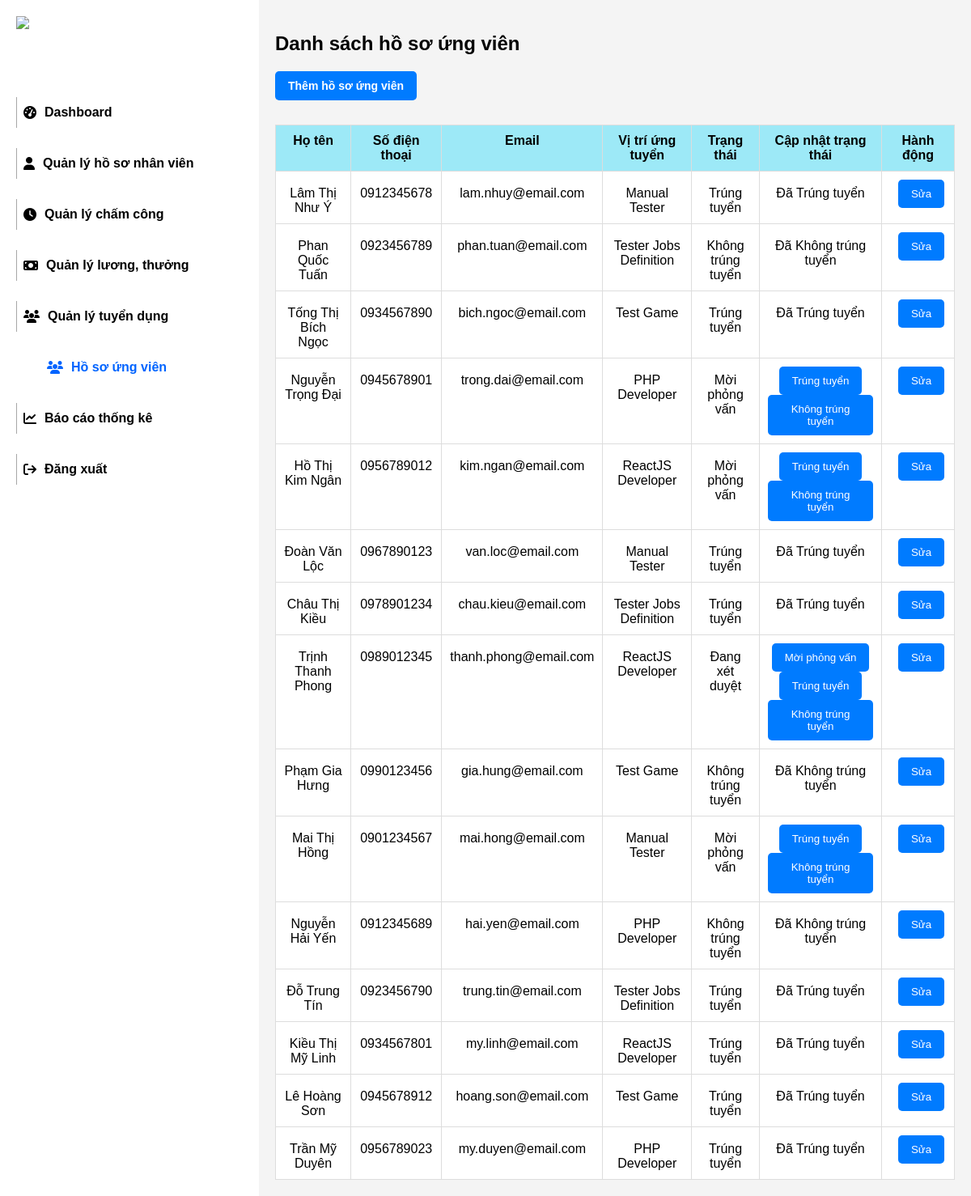
/ds_ungvien.php, run on an earlier commit of the app's database.
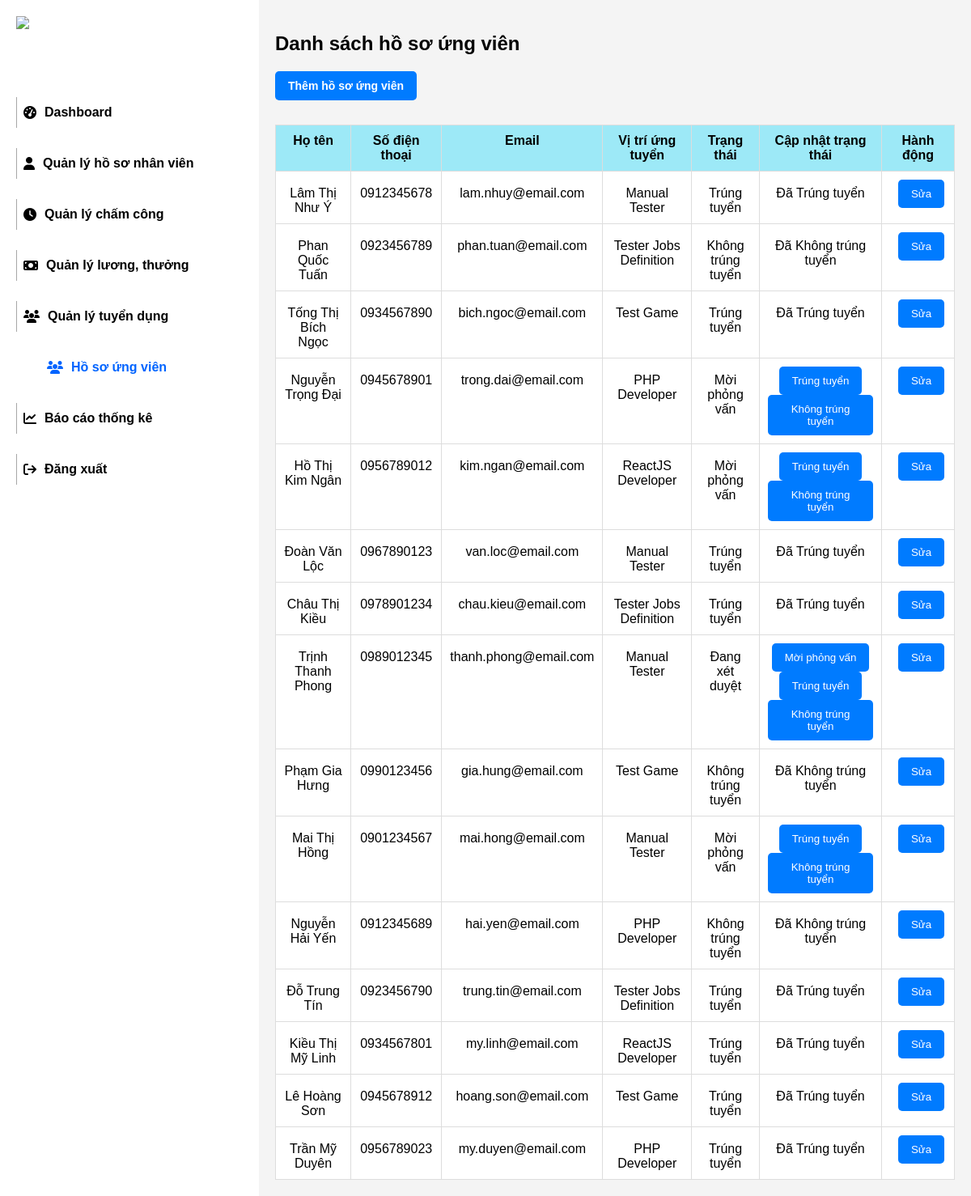
And on a later commit of the database.
### tables this page shows
CREATE TABLE `ung_vien` (
  `id` int(11) NOT NULL,
  `ho_ten` varchar(100) DEFAULT NULL,
  `sdt` varchar(20) DEFAULT NULL,
  `email` varchar(100) DEFAULT NULL,
  `vi_tri_ung_tuyen` varchar(255) DEFAULT NULL,
  `trang_thai` enum('Đang xét duyệt','Mời phỏng vấn','Trúng tuyển','Không trúng tuyển') DEFAULT 'Đang xét duyệt'
);

### ds_ungvien.php (the view, shortened to what this page needs)
<?php
include 'connect.php';
?>
<!DOCTYPE html>
<html lang="en">
<head>
    <link rel="stylesheet" href="assets/font/fontawesome-free-6.7.2-web/fontawesome-free-6.7.2-web/css/all.css">
    <link rel="stylesheet" href="style.css">
</head>
<body>
    <div class="container">
        <aside class="sidebar">
            <div class="logo">
                <img src="assets/img/logo.jpg" alt="Company Logo" width="60" height="60">
            </div>
            <nav>
                <ul>
                    <li><a href="dashboard.php"><label style="font-weight: bold;"><i class="fa-solid fa-gauge-high"></i></i>Dashboard</label></a></li>
                    <li><a href="ql_hsnhanvien.php"><label><i class="fas fa-user"></i>Quản lý hồ sơ nhân viên</label></a></li>
                    <li><a href="ql_chamcong.php"><label><i class="fa-solid fa-clock"></i></i>Quản lý chấm công</label></a></li>
                    <li><a href="ql_luong.php"><label><i class="fa-solid fa-money-bill"></i>Quản lý lương, thưởng</label></a></li>
                    <li><a href="ql_tuyendung.php"><label><i class="fa-solid fa-users"></i></i>Quản lý tuyển dụng</label></a></li>
                    <li style="margin: 16px 0 16px 30px; border: none"><a href="ds_ungvien.php"><label style="color:#0064ff;"><i class="fa-solid fa-users"></i></i>Hồ sơ ứng viên</label></a></li>
                    <li><a href="bc_nhansu.php"><label><i class="fas fa-chart-line"></i>Báo cáo thống kê</label></a></li>
                    <li>
                        <a href="dang_xuat.php" onclick="return confirm('Bạn có chắc chắn muốn đăng xuất?');">
                            <label><i class="fa-solid fa-arrow-right-from-bracket"></i> Đăng xuất</label>
                        </a>
                    </li>
                </ul>
            </nav>
        </aside>
        <section class="content">
            <h2>Danh sách hồ sơ ứng viên</h2>
            <a href="them_ung_vien.php"><button class="btn" style="font-weight: 600; font-size: 14px; margin-bottom: 30px">Thêm hồ sơ ứng viên</button></a>
            <table>
                <thead>
                    <tr>
                        <th>Họ tên</th>
                        <th>Số điện thoại</th>
                        <th>Email</th>
                        <th>Vị trí ứng tuyển</th>
                        <th>Trạng thái</th>
                        <th>Cập nhật trạng thái</th>
                        <th>Hành động</th>
                    </tr>
                </thead>
                <tbody>
                    <?php
                    $sql = "SELECT * FROM ung_vien";
                    $result = mysqli_query($conn, $sql);
                    if (mysqli_num_rows($result) > 0) {
                        while($row = mysqli_fetch_assoc($result)) {
                            echo "<tr>";
                            echo "<td>" . htmlspecialchars($row['ho_ten']) . "</td>";
                            echo "<td>" . htmlspecialchars($row['sdt']) . "</td>";
                            echo "<td>" . htmlspecialchars($row['email']) . "</td>";
                            echo "<td>" . htmlspecialchars($row['vi_tri_ung_tuyen']) . "</td>";
                            echo "<td>" . htmlspecialchars($row['trang_thai']) . "</td>";
                            echo "<td>";
                                switch ($row['trang_thai']) {
                                    case 'Đang xét duyệt':
                                        echo "
                                            <a href='ds_ungvien.php?id=" . $row['id'] . "&trang_thai=Mời phỏng vấn' onclick=\"return confirm('Xác nhận mời phỏng vấn?');\">
                                                <button class='btn'>Mời phỏng vấn</button>
                                            </a>
                                            <a href='ds_ungvien.php?id=" . $row['id'] . "&trang_thai=Trúng tuyển' onclick=\"return confirm('Xác nhận trúng tuyển?');\">
                                                <button class='btn'>Trúng tuyển</button>
                                            </a>
                                            <a href='ds_ungvien.php?id=" . $row['id'] . "&trang_thai=Không trúng tuyển' onclick=\"return confirm('Xác nhận không trúng tuyển?');\">
                                                <button class='btn'>Không trúng tuyển</button>
                                            </a>";
                                        break;
                                    case 'Mời phỏng vấn':
                                        echo "
                                            <a href='ds_ungvien.php?id=" . $row['id'] . "&trang_thai=Trúng tuyển' onclick=\"return confirm('Xác nhận trúng tuyển?');\">
                                                <button class='btn'>Trúng tuyển</button>
                                            </a>
                                            <a href='ds_ungvien.php?id=" . $row['id'] . "&trang_thai=Không trúng tuyển' onclick=\"return confirm('Xác nhận không trúng tuyển?');\">
                                                <button class='btn'>Không trúng tuyển</button>
                                            </a>";
                                        break;
                                    case 'Trúng tuyển':
                                    case 'Không trúng tuyển':
                                        echo "<i>Đã " . htmlspecialchars($row['trang_thai']) . "</i>";
                                        break;
                                }
                                echo "</td>";
                                echo "<td>";
                                echo "
                                        <a href='sua_ung_vien.php?id=" . $row['id'] . "'>
                                            <button class='btn' style='margin-left: 8px;'>Sửa</button>
                                        </a>";
                                echo "</td>";
                        }
                    } else {
                        echo "<tr><td colspan='6'>Chưa có ứng viên nào.</td></tr>";
                    }
                    ?>
                    </tbody>
            </table>
        </section>
    </div>
</body>
</html>

### style.css (style rules this page uses)
html, body, div, span, applet, object, iframe, h1, h2, h3, h4, h5, h6, p, blockquote, pre, a, abbr, acronym, address, big, cite, code, del, dfn, em, img, ins, kbd, q, s, samp, small, strike, strong, sub, sup, tt, var, b, u, i, center, dl, dt, dd, ol, ul, li, fieldset, form, label, legend, table, caption, tbody, tfoot, thead, tr, th, td, article, aside, canvas, details, embed, figure, figcaption, footer, header, hgroup, menu, nav, output, ruby, section, summary, time, mark, audio, video { margin: 0; padding: 0; border: 0; font-size: 100%; font: inherit; vertical-align: baseline; }
html { scroll-behavior: smooth; }
body { margin: 0; font-family: Arial, sans-serif; background-color: #f4f4f4; }
.container { display: flex; }
h2 { display: block; font-size: 1.5em; margin-top: 0.83em; margin-bottom: 0.83em; margin-left: 0; margin-right: 0; font-weight: bold; }
.sidebar { width: 280px; background: #fff; color: white; padding: 20px; min-height: 95.5vh; }
.logo { display: flex; align-items: center; margin-bottom: 40px; }
.logo img { margin-right: 10px; }
nav ul { list-style: none; padding: 0; }
nav ul li { margin: 25px 0; padding-left: 8px; border-left: 1px solid #a7a7a7; }
nav ul li a { text-decoration: none; }
nav ul li label { color: #000; text-decoration: none; font-weight: 600; display: flex; align-items: center; cursor: pointer; padding: 10px 0; transition: color 0.3s ease; }
nav ul li label i { margin-right: 10px; }
.content { flex: 1; padding: 20px; display: block; }
table { width: 100%; border-collapse: collapse; background: white; }
table, th, td { border: 1px solid #ddd; }
th, td { padding: 10px; text-align: center; }
td a { color: rgb(247, 73, 73); }
th { background: #9de9f7; font-weight: 600; }
.btn { background-color: #007bff; color: white; padding: 10px 16px; border: none; border-radius: 5px; cursor: pointer; }

What changed in the data, as far as the page shows it:
changed ung_vien "Trịnh Thanh Phong": vi_tri_ung_tuyen "ReactJS Developer" → "Manual Tester"
